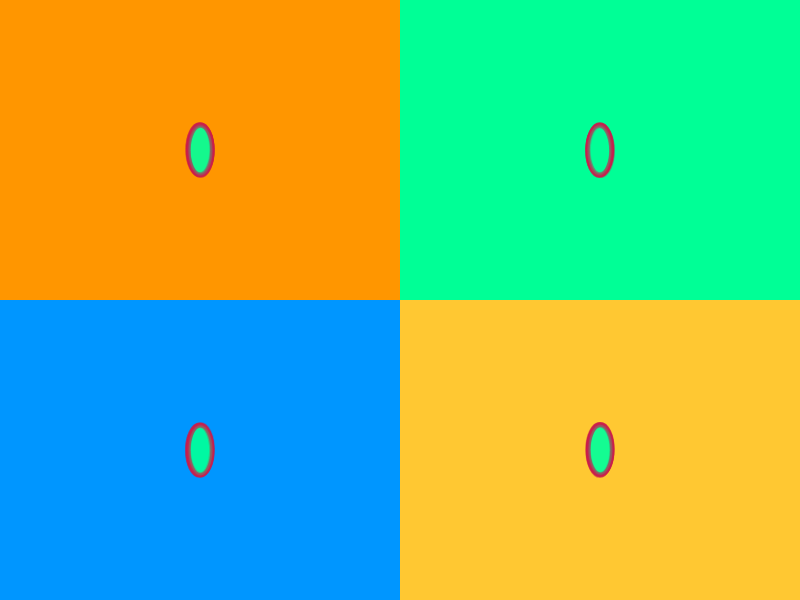
Frame 1 (no input)
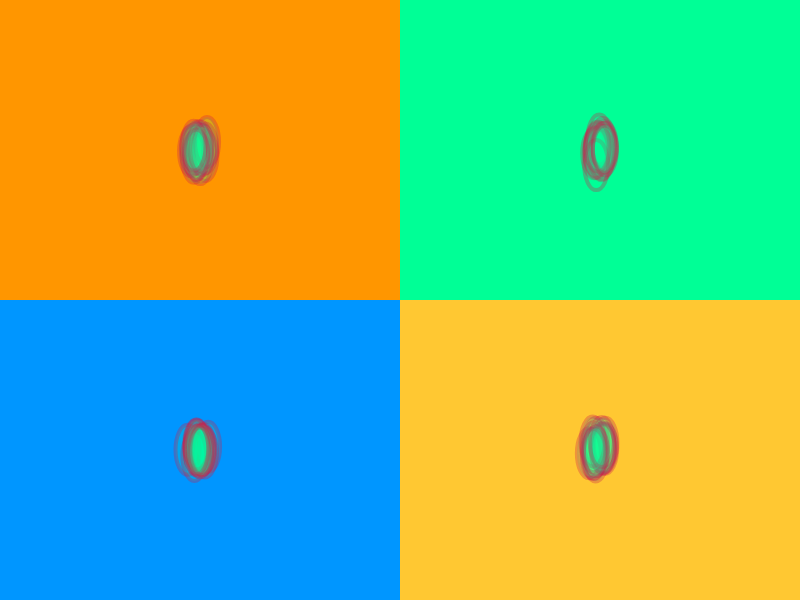
Frame 60 (no input)
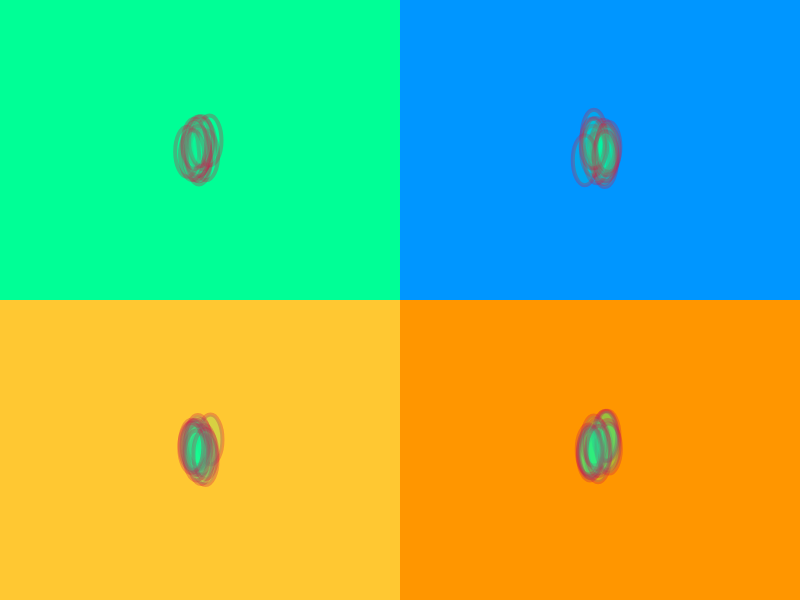
Frame 120 (the mouse pressed at the canvas centre since frame 60)

The p5.js sketch that drew these frames (run headless with seeded random() and noise() and a simulated clock; from frame 60 on, the mouse is pressed at the canvas centre):

// p5.js sketch
// ── sketch.js
var bubbles = [];
var squareColors = [];
var colorIndex = 0;

function setup() {
  createCanvas(800, 600);

squareColors = [color(255, 150, 0), color(0, 255, 150), color(0, 150, 255), color(255, 200, 50)];


  for (var i = 0; i < 15; i++) {
    bubbles.push(new Bubble(200, 150));
  }
  for (var i = 0; i < 15; i++) {
    bubbles.push(new Bubble(600, 150));
  }
  for (var i = 0; i < 15; i++) {
    bubbles.push(new Bubble(200, 450));
  }
  for (var i = 0; i < 15; i++) {
    bubbles.push(new Bubble(600, 450));
  }
}


function mousePressed() {
  //bubbles.push(new Bubble(mouseX, mouseY));
  colorIndex++;
}

function draw() {
  Wallpaper();
  //background(0);
  for (var i = 0; i < bubbles.length; i++) {
    bubbles[i].move();
    bubbles[i].display();
  }

}

//Need to add button so that the background rotates only when the center button is clicked


function Wallpaper() {
  noStroke();
  fill(squareColors[(colorIndex) % 4 ]);
  rect(0, 0, 400, 300);
  fill(squareColors[(colorIndex + 1) % 4 ]);
  rect(400, 0, 400, 300);
  fill(squareColors[(colorIndex + 2) % 4 ]);
  rect(0, 300, 400, 300);
  fill(squareColors[(colorIndex + 3) % 4 ]);
  rect(400, 300, 400, 300);
}



function Bubble(x, y) {
  this.x = x;
  this.y = y;

  this.display = function() {
    strokeWeight(4)
    stroke(200, 30, 77, 80);
    fill(0, 255, 150, 40);
    ellipse(this.x, this.y, 24, 50);

  }

  this.move = function() {
    this.x = this.x + random(-1, 1);
    this.y = this.y + random(-1, 1);
  }
}
